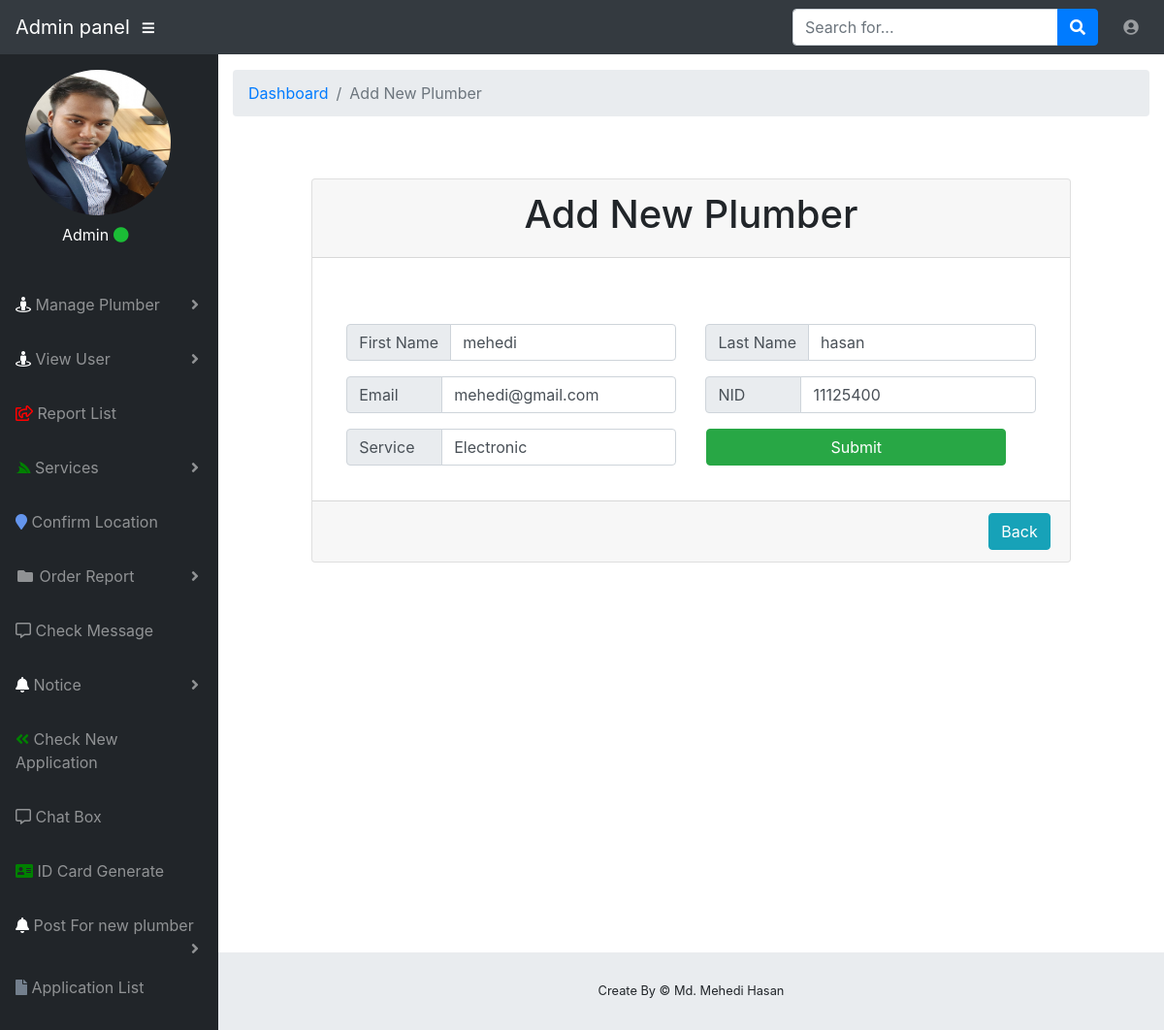
Page /admin/add.php?app_id=10016 (signed in) on the committed database.
### tables this page shows
CREATE TABLE `apply_plumber` (
  `id` int(11) NOT NULL,
  `first_name` varchar(30) NOT NULL,
  `last_name` varchar(30) NOT NULL,
  `email` varchar(30) NOT NULL,
  `phone` varchar(20) NOT NULL,
  `parm_address` varchar(255) NOT NULL,
  `pres_address` varchar(255) NOT NULL,
  `nid` varchar(17) NOT NULL,
  `service` varchar(255) NOT NULL,
  `dob` date NOT NULL,
  `gender` varchar(255) NOT NULL,
  `expreance` varchar(255) NOT NULL,
  `image` varchar(255) NOT NULL,
  `status` int(11) NOT NULL
);

### admin/add.php (the view, shortened to what this page needs)
<?php
require_once '../php/db_connect.php';
?>
<?php include "front/header.php"; ?>
<body id="page-top">
<?php include "front/nav.php";?>
<div id="wrapper">
    <?php include "front/sidebar.php";?>
    <div id="content-wrapper">
        <div class="container-fluid">
            <ol class="breadcrumb">
                <li class="breadcrumb-item">
                    <a href="admin_dashboard.php">Dashboard</a>
                </li>
                <li class="breadcrumb-item active">Add New Plumber</li>
            </ol>
            <div class="row">
                <div class="col-md-10 mx-auto mt-5">
                    <div class="card">
                        <div class="card-header">
                            <h1 class="text-center">Add New Plumber</h1>
                            <?php
                                if (isset($_GET['app_id'])){
                                    $id = $_GET['app_id'];
                                    $sql = "SELECT * FROM apply_plumber WHERE id = $id";
                                    $result = mysqli_query($connect, $sql);
                                    $app_data = mysqli_fetch_assoc($result);
                                }
                            ?>
                        </div>
                        <div class="card-body">
                            <form action="" method="post">
                                <div class="form-group input-group col-md-6 col-sm-12 float-left">
                                    <div class="input-group-prepend">
                                         <span class="input-group-text"> First Name </span>
                                    </div>
                                    <input type="text" name="fname" id="firstName" placeholder="First Name" autocomplete="off" class="form-control" value="<?php echo $app_data['first_name'];?>">
                                </div>
                                <div  class="form-group input-group col-md-6 col-sm-12 float-left">
                                    <div class="input-group-prepend">
                                        <span class="input-group-text"> Last Name</span>
                                    </div>
                                    <input type="text" name="lname" id="lastName" placeholder="Last Name" autocomplete="off" class="form-control" value="<?php echo $app_data['last_name'];?>">
                                </div>
                                <div  class="form-group input-group col-md-6 col-sm-12 float-left">
                                    <div class="input-group-prepend">
                                        <span class="input-group-text" style="width: 99px"> Email</span>
                                    </div>
                                    <input type="email" name="username" id="email" placeholder="Email" autocomplete="off" class="form-control" value="<?php echo $app_data['email'];?>"/>
                                </div>
                                <div  class="form-group input-group col-md-6 col-sm-12 float-left">
                                    <div class="input-group-prepend">
                                         <span class="input-group-text" style="width: 99px"> NID </span>
                                    </div>
                                    <input type="text" name="nid" id="nid" placeholder="NID Number (Must Be Bangladesh Format)"  class="form-control" autocomplete="off" value="<?php echo $app_data['nid'];?>"/>
                                </div>
                                <div  class="form-group input-group col-md-6 col-sm-12 float-left">
                                    <div class="input-group-prepend">
                                      <span class="input-group-text" style="width: 99px"> Service </span>
                                    </div>
                                    <input type="text" name="service" autocomplete="off" class="form-control" value="<?php echo $app_data['service'];?>">
                                </div>
                                <div  class="form-group">
                                    <button class="btn  btn-success col-5 ml-3" type="submit">Submit</button>
                                </div>
                            </form>
                        </div>
                        <div class="card-footer">
                            <a href="admin_dashboard.php" class="float-right"><button type="button" class="btn btn-info">Back</button></a>
                        </div>
                    </div>
                </div>
            </div>
        </div>
        <footer class="sticky-footer">
            <div class="container my-auto">
                <div class="copyright text-center my-auto">
                    <span>Create By © Md. Mehedi Hasan</span>
                </div>
            </div>
        </footer>
    </div>
</div>
</body>
</html>

### rows in the picture
apply_plumber: fname "mehedi", lname "hasan", username "mehedi@gmail.com", nid "11125400", service "Electronic"
